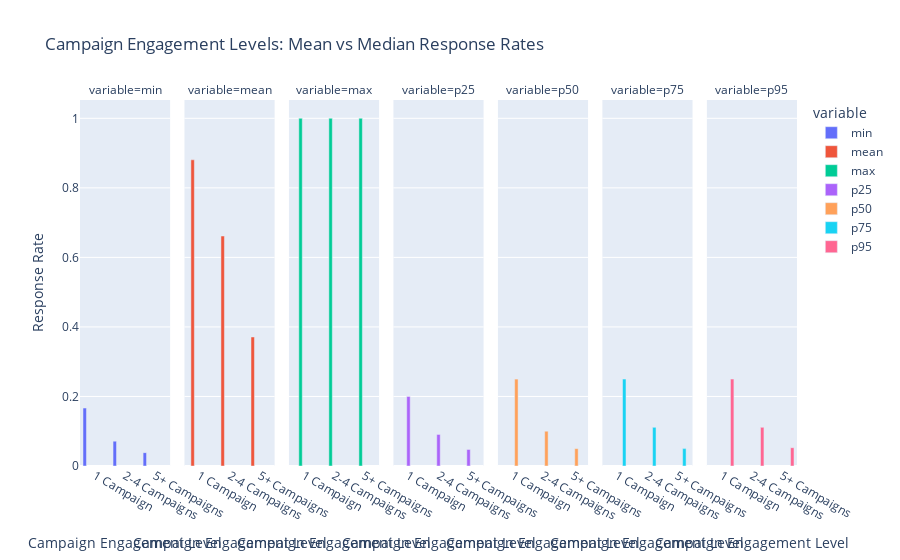

Write notebook code for a chart like this one.
### Code cell
# Plot using Plotly
fig = px.bar(campaign_engagement_melt, 
             x='campaign_engagement_level', 
             y='value', 
             color='variable', 
             barmode='group',
             facet_col='variable',
             labels={'value': 'Response Rate', 'campaign_engagement_level': 'Campaign Engagement Level'},
             title='Campaign Engagement Levels: Mean vs Median Response Rates')

fig.show()

### Figure 1 — Plotly figure (JSON) as saved in the notebook; plotly's stock layout.template omitted (floating-point values rounded to 4 significant figures)
{"data": [{"alignmentgroup": "True", "hovertemplate": "variable=min<br>Campaign Engagement Level=%{x}<br>Response Rate=%{y}<extra></extra>", "legendgroup": "min", "marker": {"color": "#636efa", "pattern": {"shape": ""}}, "name": "min", "offsetgroup": "min", "orientation": "v", "showlegend": true, "textposition": "auto", "type": "bar", "x": ["1 Campaign", "2-4 Campaigns", "5+ Campaigns"], "xaxis": "x", "y": [0.1667, 0.07143, 0.03846], "yaxis": "y"}, {"alignmentgroup": "True", "hovertemplate": "variable=mean<br>Campaign Engagement Level=%{x}<br>Response Rate=%{y}<extra></extra>", "legendgroup": "mean", "marker": {"color": "#EF553B", "pattern": {"shape": ""}}, "name": "mean", "offsetgroup": "mean", "orientation": "v", "showlegend": true, "textposition": "auto", "type": "bar", "x": ["1 Campaign", "2-4 Campaigns", "5+ Campaigns"], "xaxis": "x2", "y": [0.8807, 0.6614, 0.3711], "yaxis": "y2"}, {"alignmentgroup": "True", "hovertemplate": "variable=max<br>Campaign Engagement Level=%{x}<br>Response Rate=%{y}<extra></extra>", "legendgroup": "max", "marker": {"color": "#00cc96", "pattern": {"shape": ""}}, "name": "max", "offsetgroup": "max", "orientation": "v", "showlegend": true, "textposition": "auto", "type": "bar", "x": ["1 Campaign", "2-4 Campaigns", "5+ Campaigns"], "xaxis": "x3", "y": [1, 1, 1], "yaxis": "y3"}, {"alignmentgroup": "True", "hovertemplate": "variable=p25<br>Campaign Engagement Level=%{x}<br>Response Rate=%{y}<extra></extra>", "legendgroup": "p25", "marker": {"color": "#ab63fa", "pattern": {"shape": ""}}, "name": "p25", "offsetgroup": "p25", "orientation": "v", "showlegend": true, "textposition": "auto", "type": "bar", "x": ["1 Campaign", "2-4 Campaigns", "5+ Campaigns"], "xaxis": "x4", "y": [0.2, 0.09091, 0.04761], "yaxis": "y4"}, {"alignmentgroup": "True", "hovertemplate": "variable=p50<br>Campaign Engagement Level=%{x}<br>Response Rate=%{y}<extra></extra>", "legendgroup": "p50", "marker": {"color": "#FFA15A", "pattern": {"shape": ""}}, "name": "p50", "offsetgroup": "p50", "orientation": "v", "showlegend": true, "textposition": "auto", "type": "bar", "x": ["1 Campaign", "2-4 Campaigns", "5+ Campaigns"], "xaxis": "x5", "y": [0.25, 0.1, 0.04998], "yaxis": "y5"}, {"alignmentgroup": "True", "hovertemplate": "variable=p75<br>Campaign Engagement Level=%{x}<br>Response Rate=%{y}<extra></extra>", "legendgroup": "p75", "marker": {"color": "#19d3f3", "pattern": {"shape": ""}}, "name": "p75", "offsetgroup": "p75", "orientation": "v", "showlegend": true, "textposition": "auto", "type": "bar", "x": ["1 Campaign", "2-4 Campaigns", "5+ Campaigns"], "xaxis": "x6", "y": [0.25, 0.1111, 0.05], "yaxis": "y6"}, {"alignmentgroup": "True", "hovertemplate": "variable=p95<br>Campaign Engagement Level=%{x}<br>Response Rate=%{y}<extra></extra>", "legendgroup": "p95", "marker": {"color": "#FF6692", "pattern": {"shape": ""}}, "name": "p95", "offsetgroup": "p95", "orientation": "v", "showlegend": true, "textposition": "auto", "type": "bar", "x": ["1 Campaign", "2-4 Campaigns", "5+ Campaigns"], "xaxis": "x7", "y": [0.25, 0.1111, 0.05263], "yaxis": "y7"}], "layout": {"annotations": [{"font": {}, "showarrow": false, "text": "variable=min", "x": 0.06286, "xanchor": "center", "xref": "paper", "y": 1, "yanchor": "bottom", "yref": "paper"}, {"font": {}, "showarrow": false, "text": "variable=mean", "x": 0.2086, "xanchor": "center", "xref": "paper", "y": 1, "yanchor": "bottom", "yref": "paper"}, {"font": {}, "showarrow": false, "text": "variable=max", "x": 0.3543, "xanchor": "center", "xref": "paper", "y": 1, "yanchor": "bottom", "yref": "paper"}, {"font": {}, "showarrow": false, "text": "variable=p25", "x": 0.5, "xanchor": "center", "xref": "paper", "y": 1, "yanchor": "bottom", "yref": "paper"}, {"font": {}, "showarrow": false, "text": "variable=p50", "x": 0.6457, "xanchor": "center", "xref": "paper", "y": 1, "yanchor": "bottom", "yref": "paper"}, {"font": {}, "showarrow": false, "text": "variable=p75", "x": 0.7914, "xanchor": "center", "xref": "paper", "y": 1, "yanchor": "bottom", "yref": "paper"}, {"font": {}, "showarrow": false, "text": "variable=p95", "x": 0.9371, "xanchor": "center", "xref": "paper", "y": 1, "yanchor": "bottom", "yref": "paper"}], "barmode": "group", "legend": {"title": {"text": "variable"}, "tracegroupgap": 0}, "title": {"text": "Campaign Engagement Levels: Mean vs Median Response Rates"}, "xaxis": {"anchor": "y", "domain": [0, 0.1257], "title": {"text": "Campaign Engagement Level"}}, "xaxis2": {"anchor": "y2", "domain": [0.1457, 0.2714], "matches": "x", "title": {"text": "Campaign Engagement Level"}}, "xaxis3": {"anchor": "y3", "domain": [0.2914, 0.4171], "matches": "x", "title": {"text": "Campaign Engagement Level"}}, "xaxis4": {"anchor": "y4", "domain": [0.4371, 0.5629], "matches": "x", "title": {"text": "Campaign Engagement Level"}}, "xaxis5": {"anchor": "y5", "domain": [0.5829, 0.7086], "matches": "x", "title": {"text": "Campaign Engagement Level"}}, "xaxis6": {"anchor": "y6", "domain": [0.7286, 0.8543], "matches": "x", "title": {"text": "Campaign Engagement Level"}}, "xaxis7": {"anchor": "y7", "domain": [0.8743, 1.0], "matches": "x", "title": {"text": "Campaign Engagement Level"}}, "yaxis": {"anchor": "x", "domain": [0, 1], "title": {"text": "Response Rate"}}, "yaxis2": {"anchor": "x2", "domain": [0, 1], "matches": "y", "showticklabels": false}, "yaxis3": {"anchor": "x3", "domain": [0, 1], "matches": "y", "showticklabels": false}, "yaxis4": {"anchor": "x4", "domain": [0, 1], "matches": "y", "showticklabels": false}, "yaxis5": {"anchor": "x5", "domain": [0, 1], "matches": "y", "showticklabels": false}, "yaxis6": {"anchor": "x6", "domain": [0, 1], "matches": "y", "showticklabels": false}, "yaxis7": {"anchor": "x7", "domain": [0, 1], "matches": "y", "showticklabels": false}}}
